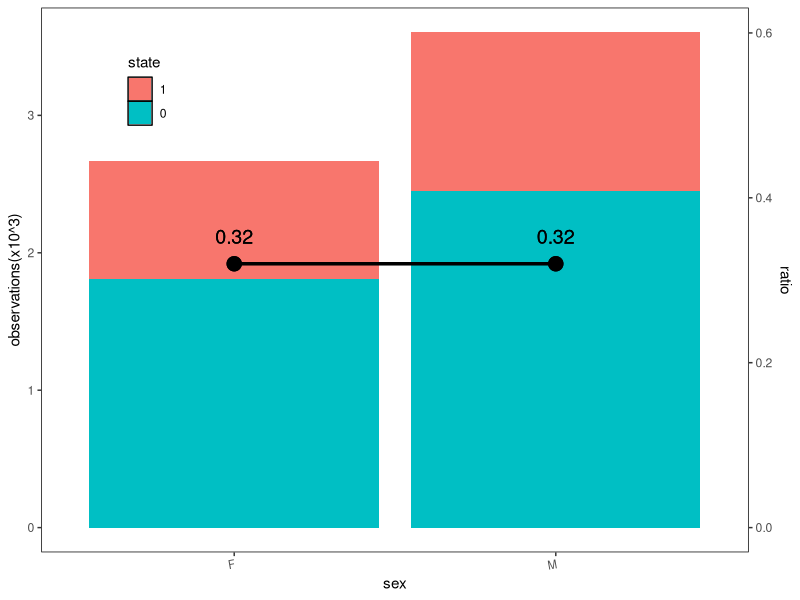
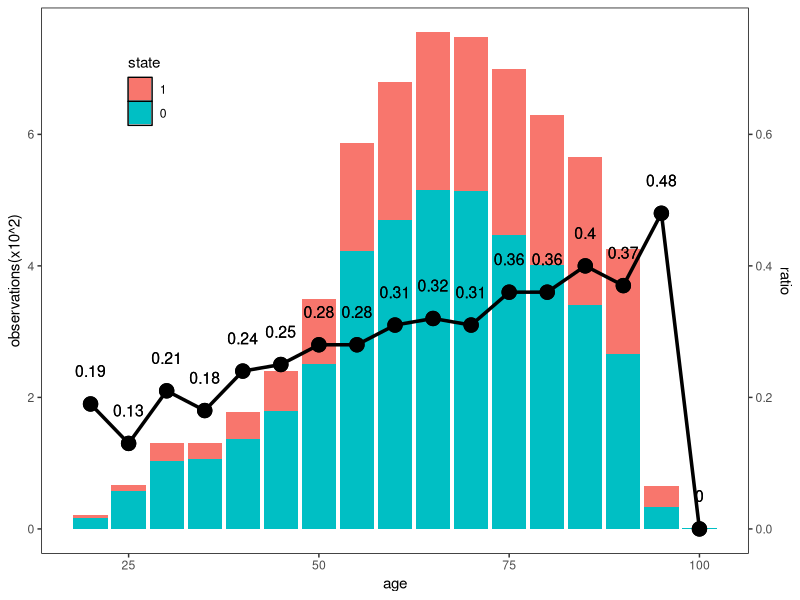
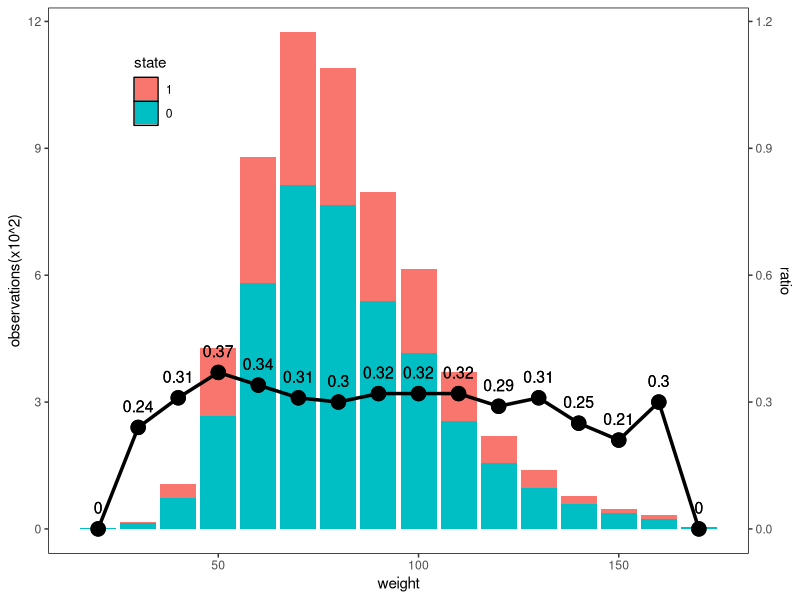
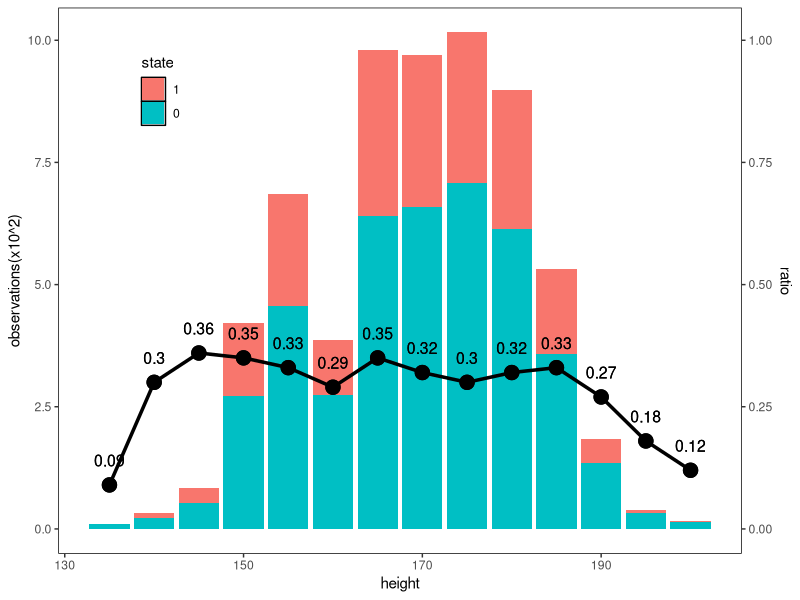
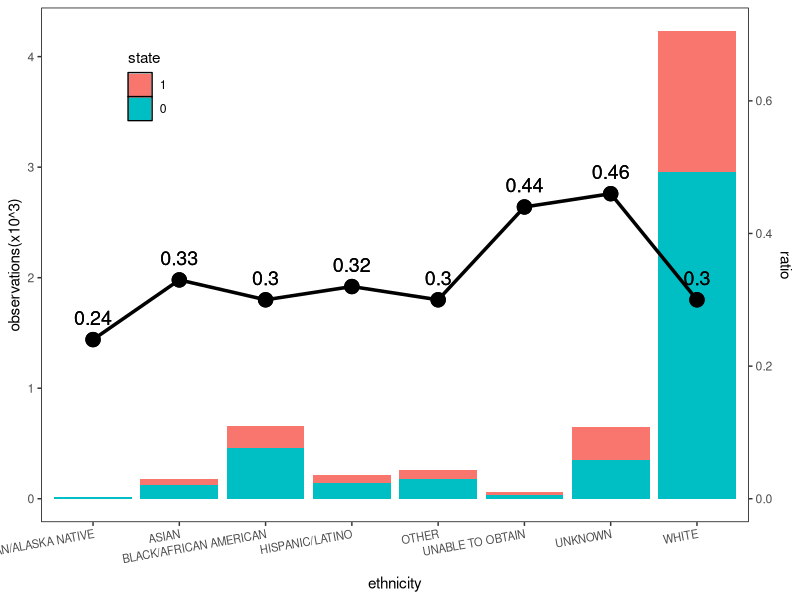

Source code (R) for these figures, in order:
library(ggplot2)


df <- read.csv('./mydata.csv')

# function ----------------------------------------------------------------

function_continuous_process <- function(interval=10, dolist, name, if_3sigma=FALSE) 
{
  vec_sum <- vector()
  vec_ddsum <- vector()
  do_df <- data.frame(target=dolist,ifdead=df$hospital_expire_flag)
  na_bool <- is.na(do_df$target)
  do_df <- do_df[!na_bool,]
  # 3 sigma clean
  if(if_3sigma)
  {
    mu <- mean(do_df$target)
    std <- sd(do_df$target)
    do_df <- do_df[(mu - 3 * std < do_df$target) & (do_df$target < mu + 3 * std),]
  }
  
  obs_num <- dim(do_df)[1]
  # repair row index
  rownames(do_df) <- c(1:obs_num)
  
  for(i in 1:obs_num)
  {
    index = (do_df$target[i] + interval / 2) %/% interval + 1
    if(is.na(vec_sum[index]))
    {
      vec_sum[index] <- 1
      vec_ddsum[index] <- 0
    }
    else
      vec_sum[index] <- vec_sum[index] + 1
    
    if(do_df$ifdead[i])
      vec_ddsum[index] <- vec_ddsum[index] + 1
  }
  
  vec_radio <- round(vec_ddsum / vec_sum, 2)
  na_index <- which(is.na(vec_ddsum))
  vec_ddsum[na_index] <- 0
  vec_radio[na_index] <- 0
  max_length <- length(vec_sum)
  
  c_na_num <- which(is.na(vec_sum))
  # max?
  na_num <- max(c_na_num)
  vec_sum <- vec_sum[(na_num+1):max_length]
  vec_radio <- vec_radio[(na_num+1):max_length]
  vec_ddsum <- vec_ddsum[(na_num+1):max_length]
  
  vec_intvlnum <- max_length - na_num
  vec_intvl <- c(na_num:(max_length-1)) * interval
  
  state <- c(rep(c(0),vec_intvlnum),rep(c(1),vec_intvlnum))
  d <- data.frame(state=state, 
                  intvl=rep(vec_intvl,2), 
                  observations=c((vec_sum-vec_ddsum),vec_ddsum) / 100, 
                  ratio=rep(vec_radio,2))
  d$state <- factor(d$state,level=c(1,0))
  
  pic <- ggplot(data=d)+
    geom_col(aes(x=d$intvl, y=d$observations,fill=state))+
    scale_fill_discrete(labels=c(1,0))+
    labs(x=name,y='observations(x10^2)')+
    theme(panel.grid=element_blank(), panel.background=element_rect(fill='transparent', color='black'),legend.position = c(0.15,0.85))+
    geom_line(aes(x=d$intvl,y=d$ratio*10),group=2,size=1.2)+
    geom_point(aes(x=d$intvl,y=d$ratio*10,size=1.2),show.legend=FALSE)+
    geom_text(aes(x=d$intvl,y=d$ratio*10+0.5),label=d$ratio,cex=4)+
    scale_y_continuous(name ='observations(x10^2)',sec.axis = sec_axis(~./10,name='ratio'))
  
  return(pic)
}

function_discrete_process <- function(dolist, name) 
{
  counts <- table(dolist)
  dd_counts <- table(dolist,df$hospital_expire_flag==1)
  item_name <- names(counts)
  ratio = round(dd_counts[,"TRUE"] / counts ,2)
  
  d <- data.frame(state = c(rep(0,length(item_name)),rep(1,length(item_name))), 
                  characteristic = rep(item_name,2), 
                  observations = c(dd_counts[,"FALSE"],dd_counts[,"TRUE"]) / 1000,
                  ratio = rep(ratio,2))
  d$state <- factor(d$state,level=c(1,0))
  
  pic <- ggplot(data=d,aes(x=characteristic,y=observations),fill=state)+
            geom_col(aes(x=characteristic, y=observations,fill=state))+
            labs(x=name,y='observations(x10^3)')+
            scale_fill_discrete(labels=c(1,0))+
            theme(axis.text.x = element_text(size = 8, angle = 10, hjust = 1), panel.grid=element_blank(), 
                  panel.background=element_rect(fill='transparent', color='black'),legend.position = c(0.15,0.85))+
            geom_line(aes(x=characteristic,y=ratio*6),group=2,size=1.2)+
            geom_point(aes(x=characteristic,y=ratio*6,size=1.2),show.legend=FALSE)+
            geom_text(aes(x=characteristic,y=ratio*6+0.2),label=d$ratio,cex=5)+
            scale_y_continuous(name ='observations(x10^3)',sec.axis = sec_axis(~./6,name='ratio'))
  
  return (pic)
}

# Q1 Fig1 -----------------------------------------------------------------

pic1 <- function_discrete_process(df$gender, name="sex")
pic1
# Q1 Fig2 -----------------------------------------------------------------

pic2 <- function_continuous_process(interval = 5, dolist = df$admission_age, name = "age", if_3sigma = FALSE)
pic2


# Q1 Fig3 -----------------------------------------------------------------

pic3 <- function_continuous_process(interval = 10, dolist = df$weight_admit, name = "weight", if_3sigma = TRUE)
pic3


# Q1 Fig4 -----------------------------------------------------------------

pic4 <- function_continuous_process(interval = 5, dolist = df$height, name = "height", if_3sigma = TRUE)
pic4


# Q1 Fig5 -----------------------------------------------------------------

pic5 <- function_discrete_process(df$ethnicity, name="ethnicity")
pic5
